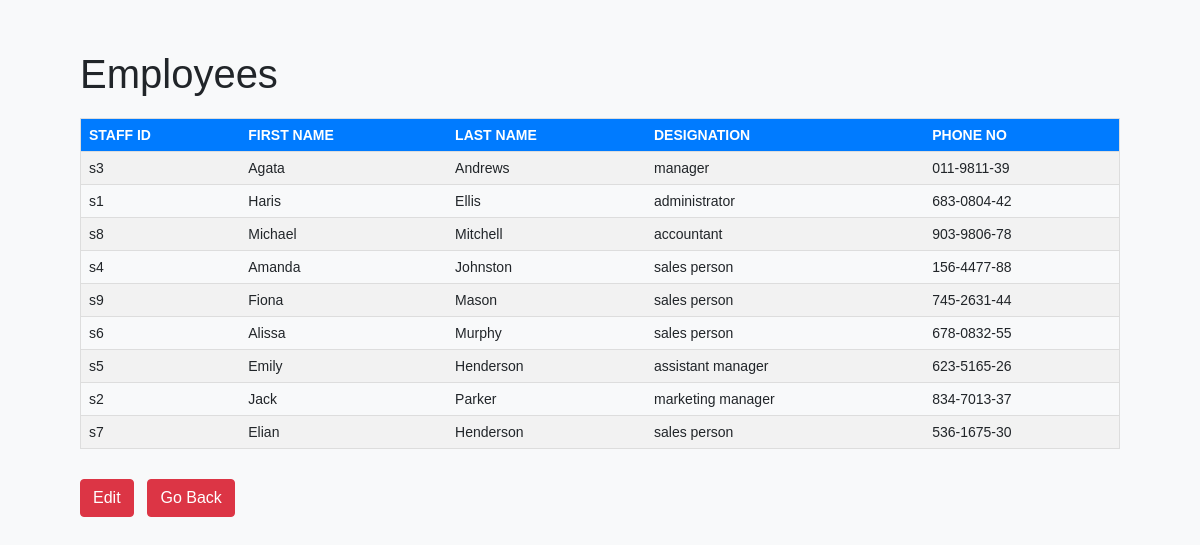
/management.php (signed in), run on the app's committed database.
### tables this page shows
CREATE TABLE `management` (
  `staff_id` varchar(2) DEFAULT NULL,
  `FirstName` varchar(7) DEFAULT NULL,
  `LastName` varchar(9) DEFAULT NULL,
  `Designation` varchar(17) DEFAULT NULL,
  `Phone_no` varchar(11) DEFAULT NULL
);

### management.php (the view, shortened to what this page needs)
<!DOCTYPE html>
<html lang="en">
<head>
    <link rel="stylesheet" href="https://maxcdn.bootstrapcdn.com/bootstrap/4.5.2/css/bootstrap.min.css">
</head>
<body>
    <div class="container">
        <div class="page-header">
            <h1>Employees</h1>
        </div>
        <?php
        require_once "config.php";
$sql = "SELECT * FROM management";
if ($res = mysqli_query($link, $sql)) {
    if (mysqli_num_rows($res) > 0) {
        echo "<table>";
        echo "<tr>";
        echo "<th>STAFF ID</th>";
        echo "<th>FIRST NAME</th>";
        echo "<th>LAST NAME</th>";
        echo "<th>DESIGNATION</th>";
        echo "<th>PHONE NO</th>";
        echo "</tr>";
        while ($row = mysqli_fetch_array($res)) {
            echo "<tr>";
            echo "<td>".$row['staff_id']."</td>";
            echo "<td>".$row['FirstName']."</td>";
            echo "<td>".$row['LastName']."</td>";
            echo "<td>".$row['Designation']."</td>";
            echo "<td>".$row['Phone_no']."</td>";
            echo "</tr>";
        }
        echo "</table>";
    }
    else {
        echo "No matching records are found.";
    }
}
else {
    echo "ERROR: Could not able to execute $sql. "
                                .mysqli_error($link);
}
?>
        <div class="btn-container">
            <a href="update_staff.php" class="btn btn-danger">Edit</a>
            <a href="welcome.php" class="btn btn-danger">Go Back</a>
        </div>
    </div>
</body>
</html>

### management.php (style rules this page uses)
body { font: 14px sans-serif; background-color: #f8f9fa; }
.container { padding: 50px; }
.page-header h1 { margin-bottom: 20px; }
table { width: 100%; border-collapse: collapse; border: 1px solid #ddd; }
th, td { padding: 8px; text-align: left; border-bottom: 1px solid #ddd; }
th { background-color: #007bff; color: white; }
tr:nth-child(even) { background-color: #f2f2f2; }
.btn-container { margin-top: 20px; }
.btn { margin-top: 10px; margin-right: 10px; }

### data on the page
management: staff_id "s3", FirstName "Agata", LastName "Andrews", Designation "manager", Phone_no "011-9811-39"
management: staff_id "s1", FirstName "Haris", LastName "Ellis", Designation "administrator", Phone_no "683-0804-42"
management: staff_id "s8", FirstName "Michael", LastName "Mitchell", Designation "accountant", Phone_no "903-9806-78"
management: staff_id "s4", FirstName "Amanda", LastName "Johnston", Designation "sales person", Phone_no "156-4477-88"
management: staff_id "s9", FirstName "Fiona", LastName "Mason", Designation "sales person", Phone_no "745-2631-44"
management: staff_id "s6", FirstName "Alissa", LastName "Murphy", Designation "sales person", Phone_no "678-0832-55"
management: staff_id "s5", FirstName "Emily", LastName "Henderson", Designation "assistant manager", Phone_no "623-5165-26"
management: staff_id "s2", FirstName "Jack", LastName "Parker", Designation "marketing manager", Phone_no "834-7013-37"
management: staff_id "s7", FirstName "Elian", LastName "Henderson", Designation "sales person", Phone_no "536-1675-30"
